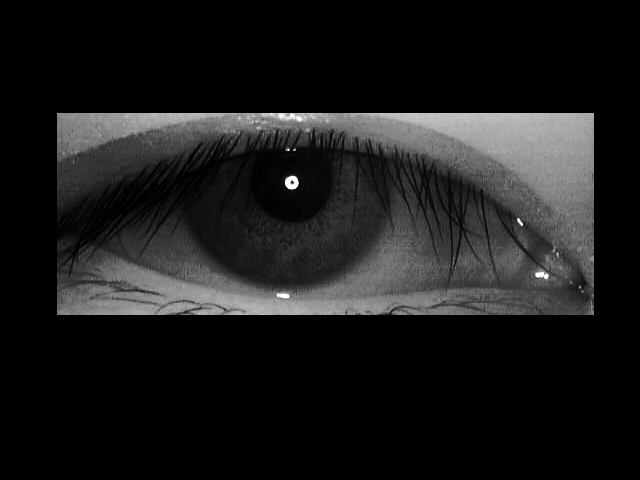
#> input picture test_images/0000/0000_002.bmp, 640 x 480 px, found by its file name
$ jupyter execute --allow-errors main.ipynb   (older library calls are emulated)
#> lines starting #> are read from the running program, lines starting #| are printed output that depends on the picture; after the words box and inside, x2 and y2 are one past the last pixel; in counts of white or black regions, pixels touching at a corner belong together
#> the loop `while abs(y2 - y1) > img_cropped.shape[0] * 0.70 and not img_cropped.s..` made 1 pass
#> pass 1, `img_cropped = crop_image(img_cropped, crop_cord, crop_cord2)`:
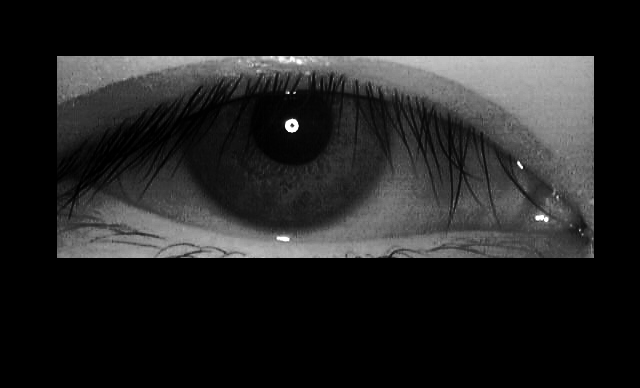
#> img_cropped: shape (388, 640); min 0, max 255, mean 32.9
#> pass 1, `img_border_detected = cv2.Canny(img_blur, 50, 100)`:
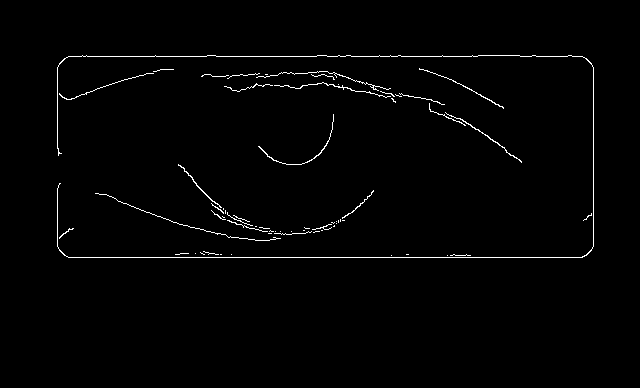
#> img_border_detected: shape (388, 640); 1.3% white in thin lines or dots, all inside (x1, y1, x2, y2) = (57, 55, 594, 258)
#> `final_crop = img_equalized[y1 : y2 , x1 : x2]`:
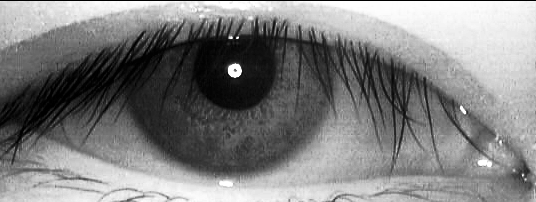
#> final_crop: shape (202, 536); min 0, max 255, mean 127.4
#> `rec = cv2.rectangle(img_equalized, (x1,y1), (x2,y2), (0,0,255), 3, cv2..`:
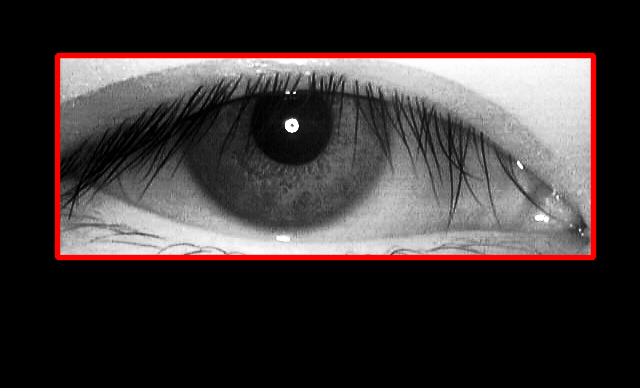
#> rec: shape (388, 640, 3); mean B, G, R 52.8, 52.8, 61
### G6_iris_recognition/encode_iris_model.py
# import the necessary packages
from imutils import paths
import pickle
import os
from G6_iris_recognition.feature_vec import *


def iris_test_model(train_db_path,train_db_model_path):
#> called with train_db_path = './sharpened_images', train_db_model_path = 'model.pickle'
    directory_list = list()
    blacklist_files = []
    for root, dirs, files in os.walk(
            train_db_path,
            topdown=False):
        for name in dirs:
            directory_list.append(os.path.join(root, name))

    print ("directory_list", directory_list)
    iris_names=[]
    iris_name_encodings=[]
    invalid_image=False
    for directory in directory_list:
        # grab the paths to the input images in our dataset
        paths_to_images = list(paths.list_files(os.path.join(directory)))
        # initialize the list of iris_name_encodings and iris_names
        iris_encodings = []
        name = directory.split(os.path.sep)[-1]

        print ("name",name)
        # Encode the images located in the folder to thier respective numpy arrays
        invalid_image=False
        for path_to_image in paths_to_images:
            print ("path_to_image",path_to_image)
            # image = scipy.misc.imread(path_to_image)
            iris_encodings_in_image = engroup(path_to_image)
            if iris_encodings_in_image=="invalid image":
                invalid_image=True
                blacklist_files.append(f'{directory}/{path_to_file}')
            # face_encodings_in_image = get_face_encodings(path_to_image)

            iris_encodings.append(iris_encodings_in_image)
        if invalid_image == True :
            print("invalid_image",name)
            invalid_image=False

        else:
            iris_names.append(name)
            iris_name_encodings.append(iris_encodings)


    print ("train_db_model_path",len(iris_names),len(iris_name_encodings))
    # dump the facial encodings + names to disk
    print("[INFO] serializing encodings...")
    data = {"encodings": iris_name_encodings, "names": iris_names}
    f = open(train_db_model_path, "wb")
    f.write(pickle.dumps(data))
    f.close()
    print ("OK")
    return iris_names, blacklist_files

### G6_iris_recognition/rectangulate.py
from G6_iris_recognition.locate2 import *
from G6_iris_recognition.circle_iris_operation import *
from math import sin, cos, radians

def rectangle(fname):
#> called with fname = './test_images/0000/0000_002.bmp'
    try:
      rgb = cv2.imread(fname)
#> rgb is the input picture: shape (480, 640, 3); min 0, max 255, mean 26.6
      img_out = cv2.cvtColor(rgb, cv2.COLOR_BGR2GRAY)
      params = locate(img_out)

      Ri = params[0] # Inner (pupil) radius
      Ro = params[1] # Outer (iris) radius
      y,x = params[2] # center coordinates
      x -= 10
      y -= 10

      H = int(Ro - Ri)
      W = 360
      newmap = zeros([H,W])
      for r in range(H):
        for c in range(W):
                mapped_point_col = int(x + (Ri + r) * cos(radians(c)))
                mapped_point_row = int(y + (Ri + r) * sin(radians(c)))
                dot = img_out[min([img_out.shape[0]-1,mapped_point_row]), min([img_out.shape[1]-1,mapped_point_col])]
                newmap[r,c] = dot
      # print("newmap[5:44,:]",len(newmap[5:44,:]))
      if len(newmap[5:44,:]) !=0:
          return newmap[5:44,:]
      else:
          print("rectangle expression1")
          return "invalid image"
    except Exception as e:
      print("rectangle expression2",e)
      return "invalid image"

### G6_iris_recognition/pupil2.py
from G6_iris_recognition.morph import *
import numpy as np
def pupil_detect(img):
	pupil=np.where((img<50) & (img>3),1.,0.)
#> pupil: shape (480, 640) float64; values 0 (black) and 1 (white), 12.9% white; 116 white regions (112 under 20 px), largest, box (x1, y1, x2, y2) and area: (57, 130, 553, 289) 38637, (564, 268, 590, 304) 443, (75, 281, 101, 285) 48, (93, 213, 106, 229) 32
	pupil=erode(pupil,4)
	pupil=dilate(pupil,2)
	return pupil

### G6_iris_recognition/morph.py
# from numpy import zeros
from skimage.morphology import square, disk, dilation, erosion

def erode(img, size=3):
#> called with size = 4
	selem = disk(int(size))
	gmi = erosion(img, selem)
#> gmi: shape (480, 640) float64; values 0 (black) and 1 (white), 6.6% white; 35 white regions (24 under 20 px), largest, box (x1, y1, x2, y2) and area: (166, 144, 403, 284) 16154, (417, 169, 510, 223) 1494, (61, 167, 138, 220) 1101
	# print("shapegmi2",gmi.shape[0],gmi.shape[1])
	return gmi

def dilate(img, size=3):
#> called with size = 2
	selem = disk(int(size))
	gmi = dilation(img, selem)
#> gmi: shape (480, 640) float64; values 0 (black) and 1 (white), 8.3% white; 19 white regions (5 under 20 px), largest, box (x1, y1, x2, y2) and area: (164, 142, 405, 286) 19108, (415, 167, 512, 226) 2121, (59, 161, 155, 222) 1758
	# print("shapegmi2",gmi.shape[0],gmi.shape[1])
	return gmi

### G6_iris_recognition/locate2.py
from G6_iris_recognition.pupil2 import *
from G6_iris_recognition.iris2 import *
from numpy import zeros
from skimage import draw

def locate(img):
  # global east_mark, south_mark, west_mark, north_mark
  try:
    pupil_img = pupil_detect(img)
    rows = pupil_img.shape[0]
    cols = pupil_img.shape[1]

    for col in range(cols):
        col = cols - 1 - col
        if sum(pupil_img[:,col]) > 0:
            east_mark = col
            break

    for col in range(east_mark):
        col = east_mark - 1 - col
        if sum(pupil_img[:,col]) == 0:
            west_mark = col
            break

    for row in range(rows):
        row = rows - 1 - row
        if sum(pupil_img[row,:]) > 0:
            south_mark = row
            break

    for row in range(south_mark):
        row = south_mark - 1 - row
        if sum(pupil_img[row,:]) == 0:
            north_mark = row
            break

    center_x = int((west_mark + east_mark) / 2)
    center_y = int((north_mark + south_mark) / 2)

    lines = zeros([rows,cols])
    rr, cc = draw.line(south_mark,east_mark,north_mark,east_mark)
    lines[rr,cc] = 1
    rr, cc = draw.line(south_mark,west_mark,north_mark,west_mark)
    lines[rr,cc] = 1
    rr, cc = draw.line(south_mark,west_mark,south_mark,east_mark)
    lines[rr,cc] = 1
    rr, cc = draw.line(north_mark,west_mark,north_mark,east_mark)
    lines[rr,cc] = 1
    rr, cc = draw.disk((center_y,center_x),3)
    lines[rr,cc] = 1

    #Locating Iris bounding box
    iris_img = iris_detect(img)
#> call 2 of erode, with size = 2
#> in erode (call 2), `gmi = erosion(img, selem)`:
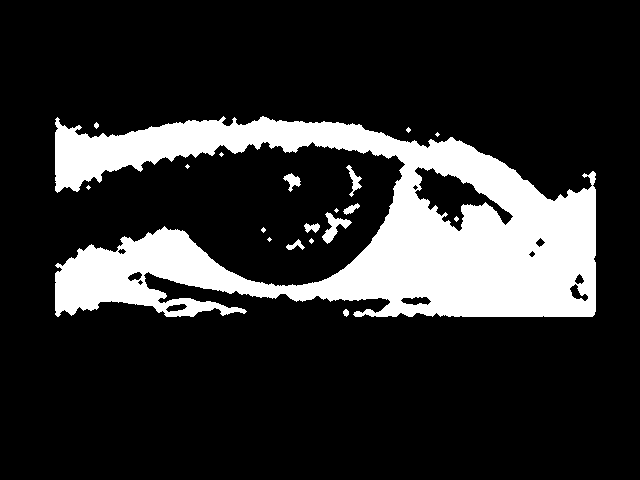
#> gmi: shape (480, 640) float64; values 0 (black) and 1 (white), 17.9% white; 19 white regions (10 under 20 px), largest, box (x1, y1, x2, y2) and area: (55, 116, 596, 317) 53831, (322, 212, 352, 244) 352, (346, 165, 362, 197) 176

    x = east_mark
    while(iris_img[center_y,x]) == 1: x += 1
#> this loop made 9 passes
#> after the loop, x = 596
    iris_east = x
#> iris_east = 596

    x = west_mark
    while(iris_img[center_y,x]) == 1: x -= 1
#> this loop made 60 passes
#> x on passes 1 to 8: 568, 567, 566, 565, 564, 563, 562, 561
#> after the loop, x = 509
    iris_west = x
#> iris_west = 509

    rr, cc = draw.line(0,iris_east,rows-1,iris_east)
#> rr = 480 values from 0 to 479; cc = 480 values from 596 to 596
    lines[rr,cc] = 1
    rr, cc = draw.line(0,iris_west,rows-1,iris_west)
#> cc = 480 values from 509 to 509
    lines[rr,cc] = 1

    # Displaying bounding boxes with lines
    full_color = zeros([rows,cols,3])
    for i in range(rows):
        for j in range(cols):
            full_color[i,j,0] = pupil_img[i,j]
            full_color[i,j,1] = lines[i,j]

    for i in range(rows):
        for j in range(cols):
            full_color[i,j,2] = iris_img[i,j]
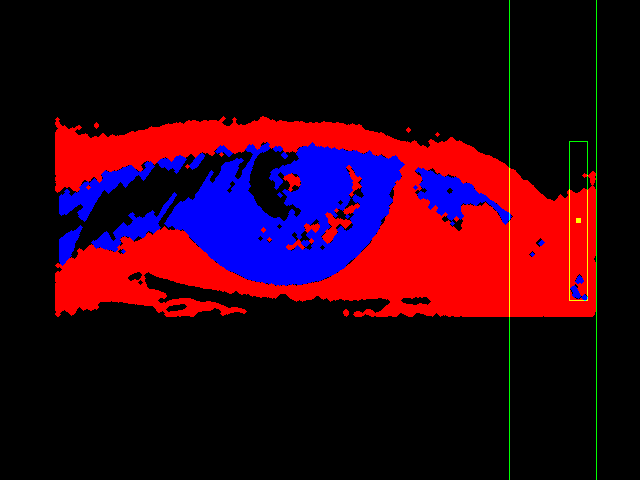
#> full_color: shape (480, 640, 3) float64; mean of channels 0, 1, 2 0.0833, 0.00436, 0.179; drawn as B, G, R

    #print('Eastern distance: ' + str(iris_east - center_x))
    #print('Western distance: ' + str(center_x - iris_west))
    #disp(full_color)

    # Generating mask:
    radius = max([(iris_east - center_x),(center_x - iris_west)])
#> radius = 69
    mask = zeros([rows,cols])

    rr, cc = draw.disk((center_y, center_x),radius)
#> rr = 14945 values from 152 to 288; cc = 14945 values, max 646 at index 6033, min 510 at index 5897, mean 578
    for i in range(len(rr)):
        if rr[i] < 0: rr[i] = 0
        if rr[i] >= rows: rr[i] = rows - 1
    for i in range(len(cc)):
        if cc[i] < 0: cc[i] = 0
        if cc[i] >= cols: cc[i] = cols - 1
#> after the loop, cc = 14945 values, max 639 at index 3284, min 510 at index 5897, mean 577.9
    mask[rr,cc] = 1

    # rr, cc = draw.circle(center_y, center_x,(0.5*(east_mark-west_mark)))
    rr, cc = draw.disk((center_y, center_x),(0.5*(east_mark-west_mark)))

    for i in range(len(rr)):
        if rr[i] < 0: rr[i] = 0
        if rr[i] >= rows: rr[i] = rows - 1
    for i in range(len(cc)):
        if cc[i] < 0: cc[i] = 0
        if cc[i] >= cols: cc[i] = cols - 1
    mask[rr,cc] = 0

    # img = bnw(fname)
    # img = fname
    pad = 0
    masked_eye = zeros([img.shape[0]-2*pad,img.shape[1]-2*pad])
    for i in range(rows):
            for j in range(cols):
                masked_eye[i,j] = min([mask[i,j],img[pad+i,pad+j]])
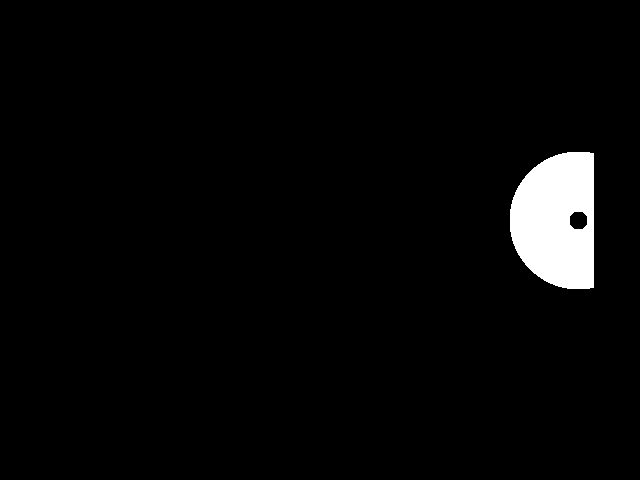
#> masked_eye: shape (480, 640) float64; values 0 (black) and 1 (white), 3% white; 1 white region, box (x1, y1, x2, y2) and area: (510, 152, 594, 289) 9339

    check_mask = zeros([rows,cols,3])
    for i in range(rows):
        for j in range(cols):
            check_mask[i,j,0] = img[i,j] * 0.8
            check_mask[i,j,1] = img[i,j] * (0.8 + 0.2*mask[i-2*pad,j-2*pad])
            check_mask[i,j,2] = img[i,j] * (0.8 + 0.2*mask[i-2*pad,j-2*pad])
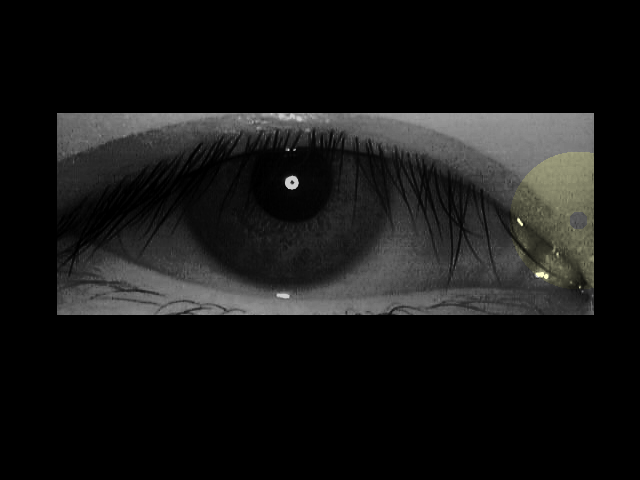
#> check_mask: shape (480, 640, 3) float64; mean of channels 0, 1, 2 21.3, 21.9, 21.9; drawn as B, G, R

    inner_radius = 0.5 * (east_mark - west_mark)
    outer_radius = 0.5 * (iris_east - iris_west)
#> outer_radius = 43.5
    center_r, center_c = center_y,center_x
    return [inner_radius, outer_radius, (center_r, center_c)]
  except Exception as e:
      print("locate expression 1",e)
      return "invalid image"

### G6_iris_recognition/iris2.py
from G6_iris_recognition.morph import *
import numpy as np
def iris_detect(img):
	iris=np.where((img>50) & (img < 120),1.,0.)
	iris = dilate(iris,4)
	iris = erode(iris,2)
	return iris

### G6_iris_recognition/feature_vec.py
from G6_iris_recognition.rectangulate import *
from numpy import zeros


def engroup(fname):
    try:
        strip = rectangle(fname)
#> after the loop in rectangle, `for r in range(H):`:
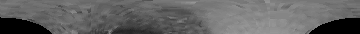
#> newmap: shape (34, 360) float64; min 0, max 157, mean 99.2
#> in rectangle, `return newmap[5:44,:]`:
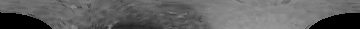
#> returned value: shape (29, 360) float64; min 0, max 157, mean 96.2

        # if strip == "invalid image":
        #     # print("feature vector 1")
        #     return "invalid image"

        if str(strip) == "invalid image":
            # print("feature vector 1")
            return "invalid image"


        grid = zeros([13, 36])
        for i in range(13):
            for j in range(36):
                block = strip[3 * i:3 * i + 3, 10 * j:10 * j + 10]
                for row in block:
                    grid[i, j] += sum(row)

        # Group encoding
        def encode(group):
            avg = sum(group) / 5
            group -= avg
            for i in range(1, 5):
                group[i] = sum(group[:i + 1])
            code = ''
            argmax = 0
            argmin = 0
            for i in range(5):
                if group[i] == max(group): argmax = i
                if group[i] == min(group): argmin = i
            for i in range(5):
                if i < argmax and i < argmin: code += '0'
                if i > argmax and i > argmin: code += '0'
                if i >= argmax and i <= argmin: code += '2'
                if i <= argmax and i >= argmin: code += '1'
            return code

        # Horizontal grouping
        horgroups = []
        # hor_ver_groups = []
        hor_ver_groups = ""
        for row in range(13):
            horgroups.append([])
            for col in range(32):
                group = zeros(5)
                for i in range(5): group[i] = grid[row, col + i]
                horgroups[row].append(encode(group))
                # hor_ver_groups.append(encode(group))
                # hor_ver_groups += encode(group)

        # Vertical grouping
        vergroups = []
        for col in range(36):
            vergroups.append([])
            for row in range(9):
                group = zeros(5)
                for i in range(5): group[i] = grid[row + i, col]
                vergroups[col].append(encode(group))
                # hor_ver_groups.append(encode(group))
                # hor_ver_groups += encode(group)


        return [horgroups, vergroups]
        # return hor_ver_groups
    except Exception as e:
        print("expression2", e)

### G6_iris_recognition/iris_matching.py
import os
from G6_iris_recognition.feature_vec import *
import  pickle, numpy as np, re

import threading
try:
    import queue
    que=queue.Queue()
except ImportError:
    from multiprocessing import Queue
    que=Queue()


from scipy.spatial import distance

try:
    import itertools.imap as map
except ImportError:
    pass

import operator


def iris_recg(test_db_model_path,image):

            data = pickle.loads(open(test_db_model_path, "rb").read())
            # print("[INFO] loading encodings...")
            process_this_frame = True
            iris_encodings = data["encodings"]
            names = data["names"]
            q = que
            iris_name = threading.Thread(target=match_thread(iris_encodings,names,image,q)).start()
            while not q.empty():
                return q.get()


def match_thread(iris_encodings,names,iris_image,q):
        iris_encodings_in_image = engroup(iris_image)
        if iris_encodings_in_image !="invalid image":
            match = find_match(iris_encodings, names, iris_encodings_in_image)
            q.put(match)
        else:
            q.put("unmatch")


# [16 lines left out: function hamming_check_string, not called in this run]


def compare_iris_encodings(known_iris, iris_encodings_in_image,name):
    finalVal = 0
    hamming_distance_value=0
    hamming_distance=0
    finalVal2=0
    for iriss in known_iris:
        hgroup1, vgroup1 = iriss

        hgroup2, vgroup2 = iris_encodings_in_image

        hamming_distance_value = distance_loop1(hgroup1, hgroup2)
        hamming_distance_value += distance_loop2(vgroup1, vgroup2, hamming_distance_value)
        finalVal2=finalVal2+hamming_distance_value
    # print("++++++++hamming_distance1+++++++++",name,finalVal2)
    return finalVal2


# [29 lines left out: functions valuation, distance_loop, distance_loop1, distance_loop2, not called in this run]

def find_match(known_iris, names, iris_encodings_in_image):
        namevalue=""
        matchlist=[]
        for index,iriss in enumerate(known_iris):
            # print("hamming_dist_iriss",index,len(iriss))
            matches = compare_iris_encodings(iriss, iris_encodings_in_image,names[index])

            if matches !=0:
                matchlist.append(matches)
            else:
                matchlist.append(2000)
        # print("totallist",matchlist,names,(matchlist.index(min(matchlist))),matchlist[(matchlist.index(min(matchlist)))])
        if matchlist[(matchlist.index(min(matchlist)))]<45000:
            namevalue = names[(matchlist.index(min(matchlist)))]
            # print("match",str(namevalue),matchlist[(matchlist.index(min(matchlist)))])
            return str(namevalue)
        else:
            return "unmatch"

### G6_iris_recognition/main.py
from G6_iris_recognition.iris_matching import *
from G6_iris_recognition.encode_iris_model import *
from G6_iris_recognition.feature_vec import *
import os
import sys
import argparse


def iris_model_train(train_db_path, train_encoding_model_path):
    if os.path.exists(train_db_path):
        if os.path.exists(train_encoding_model_path):
            iris_names = iris_test_model(train_db_path, train_encoding_model_path)
            return iris_names
        else:
            print("encoding model path not exist")
            return "encoding model path not exist"
    else:
        print("image database path not exist")
        return "image database path not exist"


def iris_model_test(test_encoding_model_path, image_path):
    if os.path.exists(test_encoding_model_path):
        if os.path.exists(image_path):
            iris_name = iris_recg(test_encoding_model_path, image_path)
            return iris_name
        else:
            print("image path not exist")
            return "image path not exist"
    else:
        print("image model path not exist")
        return "image model path not exist"


# [35 lines left out: functions iris_image_encoding, main, not called in this run]


# [2 lines that do not run on import are left out]

### main.ipynb
# Projeto 1 Visão Computacional 2020
## Gabriel Zezze & Pedro Luiz

Importando pacotes

[cell 1]
import G6_iris_recognition
import cv2
import os
import numpy as np
import shutil

Montando o google drive localmente para ter acesso as imagens

[cell 2]
RAW_IMAGES_PATH = '../assets/raw_images'
SHARPENED_IMAGES_PATH = './sharpened_images'
TEST_IMAGES_PATH = './test_images'

shutil.rmtree(SHARPENED_IMAGES_PATH, ignore_errors=True)
shutil.rmtree(TEST_IMAGES_PATH, ignore_errors=True)

if not os.path.exists(SHARPENED_IMAGES_PATH):
  os.mkdir(SHARPENED_IMAGES_PATH)

if not os.path.exists(TEST_IMAGES_PATH):
  os.mkdir(TEST_IMAGES_PATH)

Blacklist de imagens invalidas de treinamentos prévios

[cell 3]
blacklist = [
    "0001/0001_005.bmp",
    "0001/0001_004.bmp",
    "0001/0001_011.bmp",
    "0001/0001_006.bmp",
    "0001/0001_019.bmp",
    "0002/0002_014.bmp",
    "0002/0002_015.bmp",
    "0002/0002_016.bmp",
    "0002/0002_013.bmp",
    "0002/0002_017.bmp",
    "0000/0000_016.bmp",
    "0000/0000_008.bmp",
    "0000/0000_004.bmp",
    "0003/0003_018.bmp",
    "0003/0003_016.bmp",
    "0003/0003_017.bmp",
    "0003/0003_005.bmp",
    "0003/0003_013.bmp",
    "0003/0003_004.bmp",
    "0003/0003_012.bmp",
    "0006/0006_009.bmp",
    "0007/0007_007.bmp",
    "0007/0007_019.bmp",
    "0007/0007_001.bmp",
    "0008/0008_015.bmp",
    "0008/0008_010.bmp",
    "0008/0008_019.bmp",
    "0008/0008_006.bmp",
    "0011/0011_000.bmp",
    "0011/0011_013.bmp",
    "0016/0016_005.bmp",
    "0016/0016_011.bmp",
    "0016/0016_001.bmp",
    "0016/0016_006.bmp",
    "0017/0017_016.bmp",
    "0017/0017_010.bmp",
    "0017/0017_008.bmp",
    "0018/0018_013.bmp",
    "0018/0018_009.bmp",
    "0018/0018_006.bmp",
    "0018/0018_015.bmp",
    "0019/0019_014.bmp",
    "0019/0019_003.bmp",
    "0019/0019_000.bmp",
    "0019/0019_008.bmp",
    "0020/0020_005.bmp",
    "0020/0020_017.bmp",
    "0020/0020_009.bmp",
    "0020/0020_007.bmp",
    "0021/0021_008.bmp",
    "0021/0021_017.bmp",
    "0021/0021_003.bmp",
    "0021/0021_002.bmp",
    "0026/0026_008.bmp",
    "0026/0026_004.bmp",
    "0027/0027_013.bmp",
    "0027/0027_012.bmp",
    "0030/0030_013.bmp",
    "0030/0030_002.bmp",
    "0029/0029_001.bmp",
    "0029/0029_018.bmp",
    "0031/0031_002.bmp",
    "0031/0031_003.bmp",
    "0031/0031_015.bmp",
    "0027/0027_013.bmp",
    "0027/0027_019.bmp"
]

folder_blacklist = ["0005", "0006", "0009", "0010"]

Utilities Functions

[cell 4]
def equalize_img(img):
  return cv2.equalizeHist(img)

def crop_image(img, cordenadas1, cordenadas2):
  x1, y1 = cordenadas1
  x2, y2 = cordenadas2

  h, w = img.shape
  return img[y1 : h - y2][x1 : w - x2]

[cell 5]
cont2 = 0
#> (the rest of this cell did not finish here and is left out)
